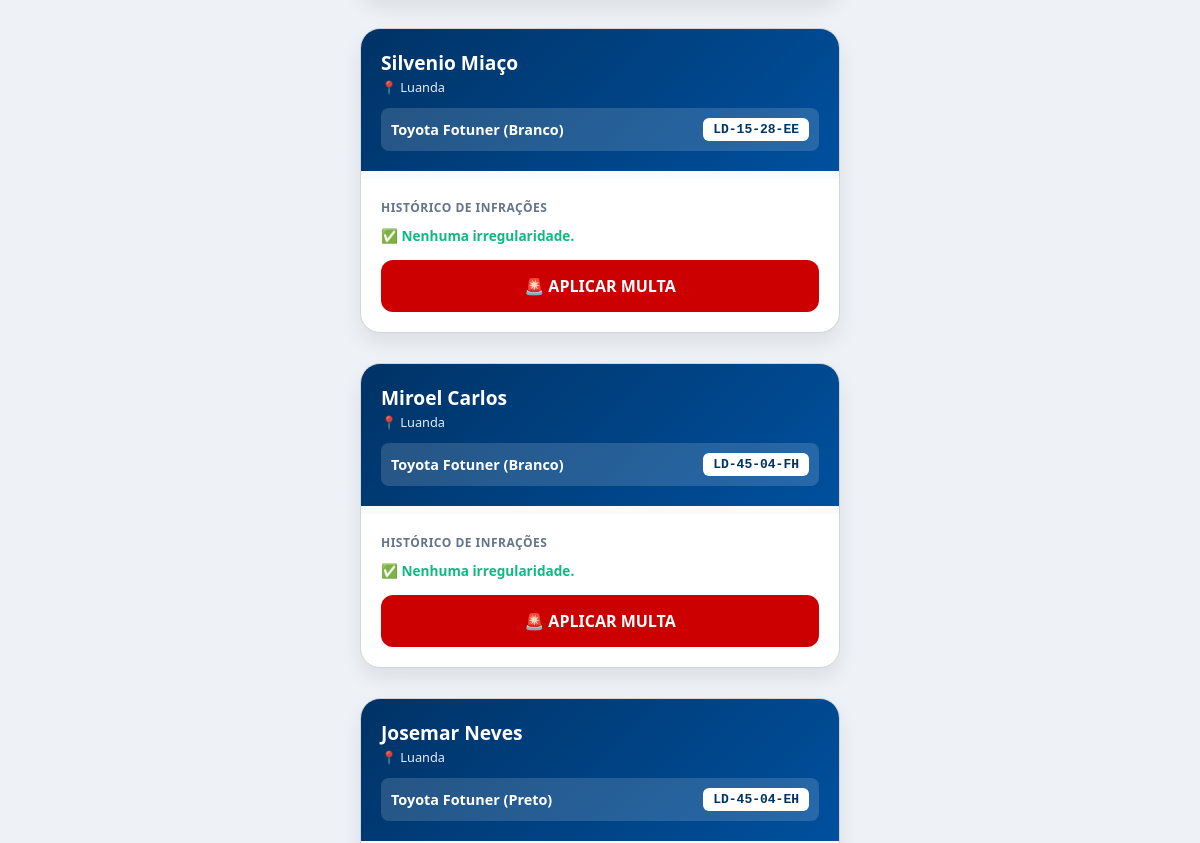
The app's page / (signed in, middle part), older data.
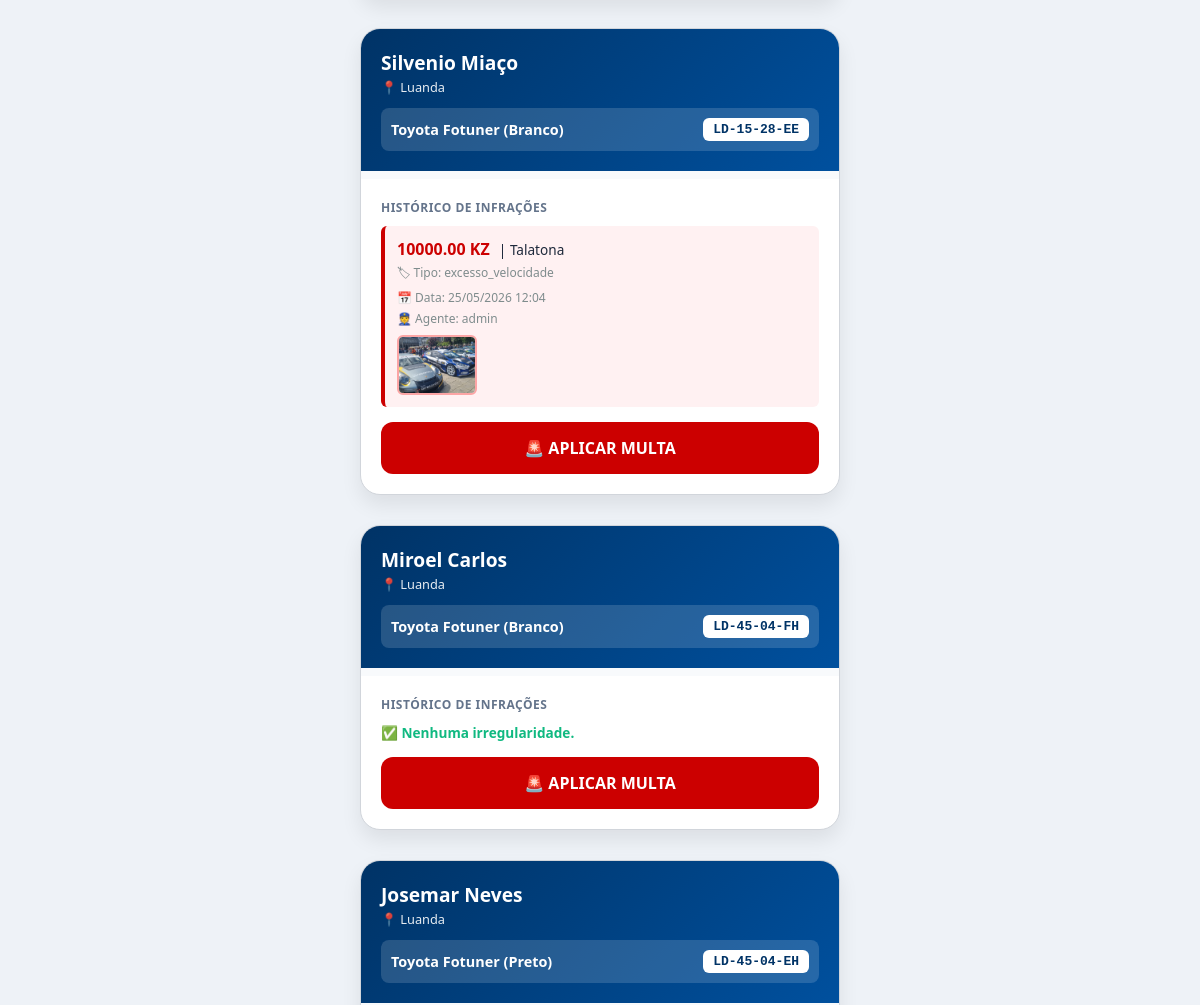
The same page, newer data.
### multas/models.py (models this page shows, shortened)
class Veiculo(models.Model):
    proprietario = models.ForeignKey(Proprietario, on_delete=models.CASCADE, related_name="veiculos")
    marca = models.CharField(max_length=150)
    modelo = models.CharField(max_length=150)
    cor = models.CharField(max_length=50)
    matricula = models.CharField(max_length=150, unique=True)
    foto_frontal = models.ImageField(upload_to="fotos/", blank=True, null=True)
    foto_traseira = models.ImageField(upload_to="fotos/", blank=True, null=True)
    foto_lateralE = models.ImageField(upload_to="fotos/", blank=True, null=True)
    foto_lateralD = models.ImageField(upload_to="fotos/", blank=True, null=True)

class Proprietario(models.Model):
    nome_completo = models.CharField(max_length=150)
    cidade = models.CharField(max_length=250)
    email = models.CharField(blank=True, null=True)

class Multa(models.Model):
    veiculo = models.ForeignKey(Veiculo, on_delete=models.CASCADE, related_name="multas")
    foto = models.ImageField(upload_to="foto/", null=True, blank=True)
    valor = models.DecimalField(max_digits=10, decimal_places=2)
    localizacao = models.CharField(max_length=200)
    data = models.DateTimeField(auto_now_add=True)
    tipo = models.CharField(blank=True)
    velocidade = models.DecimalField(max_digits=10, decimal_places=2, blank=True, null=True)
    agente = models.CharField(max_length=15, blank=True)
    confirmada = models.BooleanField(default=False)  # 👈 NOVO CAMPO

### multas/views.py (the view)
# urls.py: path('', List.as_view(), name='list'),
class List(LoginRequiredMixin, ListView):
    model=Veiculo
    template_name='list.html'
    context_object_name="veiculos"
    login_url='login'

### multas/templates/list.html (shortened to what this page needs)
<!DOCTYPE html>
<html lang="pt-br">
<head>
</head>
<body>
    <main class="container">
        {% for v in veiculos %}
        <article class="registro-card">
            <header class="card-header">
                <span class="prop-nome">{{ v.proprietario.nome_completo }}</span>
                <span class="prop-cidade">📍 {{ v.proprietario.cidade }}</span>
                <div class="veiculo-info-linha">
                    <span class="veiculo-texto">{{ v.marca }} {{ v.modelo }} ({{ v.cor }})</span>
                    <span class="placa-pill">{{ v.matricula }}</span>
                </div>
            </header>
            <div class="fotos-galeria">
            </div>
            <div class="card-body">
                <p class="secao-titulo">Histórico de Infrações</p>
                {% for m in v.multas.all %}
                <div class="multa-tag">
    <span class="multa-valor">{{ m.valor }} KZ</span>
    <span style="font-size: 0.85rem; color: #1e293b; margin-left: 5px;">| {{ m.localizacao }}</span>
    <span class="multa-meta">🏷 Tipo: {{ m.tipo }}</span>
    <span class="multa-meta">📅 Data: {{ m.data|date:"d/m/Y H:i" }}</span>
    <span class="multa-meta">👮 Agente: {{ m.agente }}</span>
    {% if m.foto %}
    <img src="{{ m.foto.url }}"
         class="foto-multa-thumb"
         onclick="abrirModal(this.src)"
         alt="Foto da infração">
    {% endif %}
</div>
                {% empty %}
                <p style="color: #10b981; font-size: 0.85rem; font-weight: 600; margin-bottom: 10px;">✅ Nenhuma irregularidade.</p>
                {% endfor %}
                <a href="{% url 'multar' v.id %}" class="btn-multar">🚨 APLICAR MULTA</a>
            </div>
        </article>
        {% empty %}
        <p style="text-align: center; color: #64748b; margin-top: 50px;">Nenhum veículo na base de dados.</p>
        {% endfor %}
    </main>
</body>
</html>

Row changes from the older to the newer data that the page shows:
shown differently, row unchanged: Veiculo "LD-15-28-EE": no longer shows "✅ Nenhuma irregularidade."
added Multa: valor "10000.00", localizacao "Talatona", tipo "excesso_velocidade", data "25/05/2026 12:04", agente "admin", foto (picture), shown under Veiculo "LD-15-28-EE"
